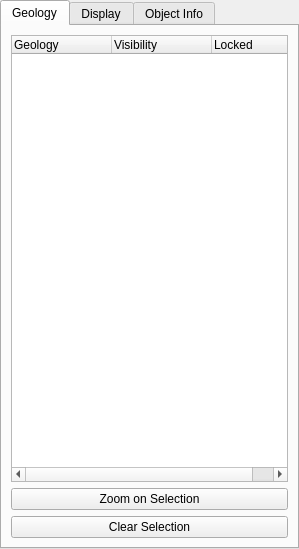
<?xml version="1.0" encoding="UTF-8"?>
<ui version="4.0">
 <class>qtCMBGeologyBuilderPanel</class>
 <widget class="QWidget" name="qtCMBGeologyBuilderPanel">
  <property name="geometry">
   <rect>
    <x>0</x>
    <y>0</y>
    <width>299</width>
    <height>549</height>
   </rect>
  </property>
  <property name="windowTitle">
   <string>Form</string>
  </property>
  <layout class="QGridLayout">
   <property name="margin">
    <number>0</number>
   </property>
   <property name="spacing">
    <number>0</number>
   </property>
   <item row="0" column="0">
    <widget class="QTabWidget" name="tabWidget">
     <property name="sizePolicy">
      <sizepolicy hsizetype="MinimumExpanding" vsizetype="Preferred">
       <horstretch>0</horstretch>
       <verstretch>0</verstretch>
      </sizepolicy>
     </property>
     <property name="autoFillBackground">
      <bool>false</bool>
     </property>
     <property name="currentIndex">
      <number>0</number>
     </property>
     <property name="usesScrollButtons">
      <bool>true</bool>
     </property>
     <widget class="QWidget" name="tab">
      <attribute name="title">
       <string>Geology</string>
      </attribute>
      <layout class="QGridLayout">
       <item row="2" column="0">
        <widget class="QPushButton" name="ZoomButton">
         <property name="text">
          <string>Zoom on Selection</string>
         </property>
        </widget>
       </item>
       <item row="3" column="0">
        <widget class="QPushButton" name="ClearSelectionButton">
         <property name="text">
          <string>Clear Selection</string>
         </property>
        </widget>
       </item>
       <item row="1" column="0">
        <widget class="qtCMBTreeWidget" name="SceneGraph">
         <property name="contextMenuPolicy">
          <enum>Qt::ActionsContextMenu</enum>
         </property>
         <property name="toolTip">
          <string>Objects contained in the Scene</string>
         </property>
         <property name="indentation">
          <number>20</number>
         </property>
         <property name="columnCount">
          <number>3</number>
         </property>
         <column>
          <property name="text">
           <string>Geology</string>
          </property>
         </column>
         <column>
          <property name="text">
           <string>Visibility</string>
          </property>
         </column>
         <column>
          <property name="text">
           <string>Locked</string>
          </property>
         </column>
        </widget>
       </item>
      </layout>
     </widget>
     <widget class="QWidget" name="tab_2">
      <attribute name="title">
       <string>Display</string>
      </attribute>
      <layout class="QVBoxLayout">
       <item>
        <widget class="QFrame" name="appearanceFrame">
         <property name="sizePolicy">
          <sizepolicy hsizetype="Ignored" vsizetype="Preferred">
           <horstretch>0</horstretch>
           <verstretch>0</verstretch>
          </sizepolicy>
         </property>
         <property name="frameShape">
          <enum>QFrame::NoFrame</enum>
         </property>
         <property name="frameShadow">
          <enum>QFrame::Raised</enum>
         </property>
        </widget>
       </item>
      </layout>
     </widget>
     <widget class="QWidget" name="tab_3">
      <attribute name="title">
       <string>Object Info</string>
      </attribute>
      <layout class="QGridLayout">
       <item row="0" column="0">
        <widget class="QTreeWidget" name="InfoGraph">
         <property name="contextMenuPolicy">
          <enum>Qt::ActionsContextMenu</enum>
         </property>
         <property name="toolTip">
          <string>Objects contained in the Scene</string>
         </property>
         <property name="indentation">
          <number>20</number>
         </property>
         <property name="columnCount">
          <number>1</number>
         </property>
         <column>
          <property name="text">
           <string>Scene </string>
          </property>
         </column>
        </widget>
       </item>
      </layout>
     </widget>
    </widget>
   </item>
  </layout>
 </widget>
 <customwidgets>
  <customwidget>
   <class>qtCMBTreeWidget</class>
   <extends>QTreeWidget</extends>
   <header>qtCMBTreeWidget.h</header>
  </customwidget>
 </customwidgets>
 <resources/>
 <connections/>
</ui>
